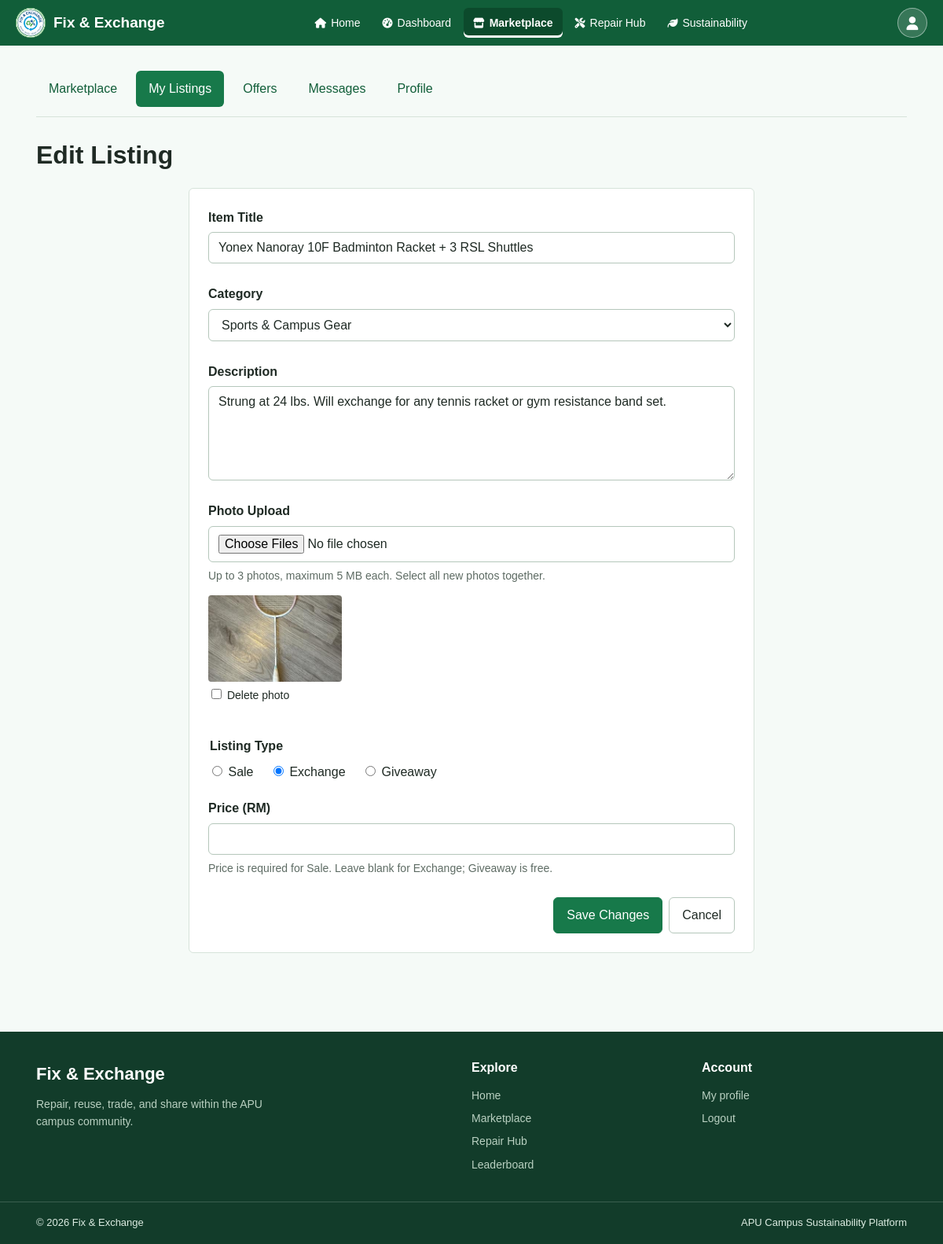
/src/buyer-seller/create-listing.php?listing_id=9 (signed in), run on the app's committed database.
### tables this page shows
CREATE TABLE IF NOT EXISTS item_listings (
    listing_id INT AUTO_INCREMENT PRIMARY KEY,
    seller_id INT NOT NULL,
    category_id INT NOT NULL,
    title VARCHAR(150) NOT NULL,
    description TEXT NOT NULL,
     
    price DECIMAL(10, 2),
     
    listing_type VARCHAR(20) NOT NULL,
     
    status VARCHAR(20) NOT NULL DEFAULT 'Available',
    created_at DATETIME NOT NULL DEFAULT CURRENT_TIMESTAMP,
    FOREIGN KEY (seller_id) REFERENCES users(user_id),
    FOREIGN KEY (category_id) REFERENCES categories(category_id)
);

CREATE TABLE IF NOT EXISTS categories (
    category_id INT AUTO_INCREMENT PRIMARY KEY,
    category_name VARCHAR(100) NOT NULL,
    description TEXT
);

CREATE TABLE IF NOT EXISTS item_images (
    image_id INT AUTO_INCREMENT PRIMARY KEY,
    listing_id INT NOT NULL,
    image_path VARCHAR(255) NOT NULL,
    FOREIGN KEY (listing_id) REFERENCES item_listings(listing_id)
);

### includes/auth-check.php (called while the page is built, shortened)
<?php
if (!function_exists('escape_html')) {
    function escape_html($text): string
    {
        return htmlspecialchars((string) $text, ENT_QUOTES, 'UTF-8');
    }
}

### src/buyer-seller/create-listing.php (the view, shortened to what this page needs)
<?php
$editing = isset($_GET['listing_id']);
require __DIR__ . '/../../includes/auth-check.php';
require __DIR__ . '/../../includes/buyer-seller.php';
$listingId = $editing ? (int) ($_GET['listing_id'] ?? 0) : 0;
$listing = $editing ? get_listing($listingId) : null;
$images = $editing ? get_listing_images($listingId) : [];
$form = $listing ?? [
    'title' => '',
    'category_id' => '',
    'description' => '',
    'listing_type' => 'Sale',
    'price' => '',
];
$statement = mysqli_prepare(
    $conn,
    'SELECT * FROM categories ORDER BY category_name'
);
mysqli_stmt_execute($statement);
$categories = mysqli_fetch_all(mysqli_stmt_get_result($statement), MYSQLI_ASSOC);
$removedIds = [];
require __DIR__ . '/../../includes/header.php';
?>
<section class="section bs-page">
    <div class="container">
        <?php show_buyer_seller_nav(); ?>
        <h1><?= $editing ? 'Edit' : 'Create' ?> Listing</h1>
        <div class="card bs-listing-form">
            <form method="post" enctype="multipart/form-data" class="bs-photo-form">
                <div class="form-group">
                    <label class="form-label" for="title">Item Title</label>
                    <input class="form-control" id="title" name="title" maxlength="150" value="<?= escape_html($form['title']) ?>" placeholder="e.g., Used Engineering Textbook" required>
                </div>
                <div class="form-group">
                    <label class="form-label" for="category_id">Category</label>
                    <select class="form-control" id="category_id" name="category_id" required>
                        <?php foreach ($categories as $category): ?>
                            <option value="<?= (int) $category['category_id'] ?>" <?= (int) $form['category_id'] === (int) $category['category_id'] ? 'selected' : '' ?>><?= escape_html($category['category_name']) ?></option>
                        <?php endforeach; ?>
                    </select>
                </div>
                <div class="form-group">
                    <label class="form-label" for="description">Description</label>
                    <textarea class="form-control form-textarea" id="description" name="description" maxlength="10000" placeholder="Describe your item, including its condition." required><?= escape_html($form['description']) ?></textarea>
                </div>
                <div class="form-group">
                    <label class="form-label" for="photos">Photo Upload</label>
                    <input class="form-control" type="file" id="photos" name="photos[]" accept="image/jpeg,image/png,image/webp" multiple>
                    <p class="form-hint">Up to 3 photos, maximum 5 MB each. Select all new photos together.</p>
                    <div class="bs-photo-previews">
                        <?php foreach ($images as $image): ?>
                            <label class="bs-existing-photo">
                                <?php show_listing_photo($image['image_path'], 'Current item photo', 'bs-thumbnail'); ?>
                                <span>
                                    <input type="checkbox" name="remove_images[]" value="<?= (int) $image['image_id'] ?>" <?= in_array((int) $image['image_id'], $removedIds, true) ? 'checked' : '' ?>> Delete photo</span>
                            </label>
                        <?php endforeach; ?>
                    </div>
                </div>
                <fieldset class="bs-type-fieldset">
                    <legend>Listing Type</legend>
                    <?php foreach (['Sale', 'Exchange', 'Giveaway'] as $type): ?>
                        <label><input type="radio" name="listing_type" value="<?= $type ?>" <?= $form['listing_type'] === $type ? 'checked' : '' ?>> <?= $type ?></label>
                    <?php endforeach; ?>
                </fieldset>
                <div class="form-group">
                    <label class="form-label" for="price">Price (RM)</label>
                    <input class="form-control" type="number" id="price" name="price" min="0.01" max="99999999.99" step="0.01" value="<?= escape_html($form['price']) ?>">
                    <p class="form-hint">Price is required for Sale. Leave blank for Exchange; Giveaway is free.</p>
                </div>
                <div class="form-actions bs-form-actions">
                    <button class="btn btn-primary" <?= !$categories ? 'disabled' : '' ?>><?= $editing ? 'Save Changes' : 'Publish Listing' ?></button>
                    <a class="btn" href="my-listings.php">Cancel</a>
                </div>
            </form>
        </div>
    </div>
</section>
<?php require __DIR__ . '/../../includes/footer.php'; ?>

### includes/buyer-seller.php (shortened to what this page needs)
<?php
function get_listing($id)
{
    global $conn;
    $statement = mysqli_prepare(
        $conn,
        'SELECT l.*, c.category_name, u.full_name AS seller_name
        FROM item_listings l
        JOIN categories c ON c.category_id = l.category_id
        JOIN users u ON u.user_id = l.seller_id
        WHERE l.listing_id = ?'
    );
    mysqli_stmt_bind_param($statement, 'i', $id);
    mysqli_stmt_execute($statement);
    $result = mysqli_stmt_get_result($statement);
    $listing = mysqli_fetch_assoc($result);
    return $listing;
}
function get_listing_images($id)
{
    global $conn;
    $statement = mysqli_prepare(
        $conn,
        'SELECT * FROM item_images WHERE listing_id = ? ORDER BY image_id'
    );
    mysqli_stmt_bind_param($statement, 'i', $id);
    mysqli_stmt_execute($statement);
    $result = mysqli_stmt_get_result($statement);
    return mysqli_fetch_all($result, MYSQLI_ASSOC);
}
function show_listing_photo($path, $alt, $class = '')
{
    if ($path) {
        $url = '/fix-and-exchange/' . $path;
        echo '<img class="' . escape_html($class) . '" src="' . escape_html($url) . '" alt="' . escape_html($alt) . '">';
    } else {
        echo '<div class="bs-no-image ' . escape_html($class) . '">No photo</div>';
    }
}
function show_buyer_seller_nav()
{
    $section = strpos($_SERVER['SCRIPT_NAME'], '/messages/') !== false ? 'messages' : basename($_SERVER['SCRIPT_NAME'], '.php');
    if (in_array($section, ['item-details', 'report-listing'], true)) {
        $section = 'marketplace';
    } elseif ($section === 'create-listing') {
        $section = 'my-listings';
    } elseif ($section === 'create-offer') {
        $section = 'my-offers';
    }
    $links = [
        'marketplace' => ['Marketplace', '/fix-and-exchange/src/buyer-seller/marketplace.php'],
        'my-listings' => ['My Listings', '/fix-and-exchange/src/buyer-seller/my-listings.php'],
        'my-offers' => ['Offers', '/fix-and-exchange/src/buyer-seller/my-offers.php'],
        'messages' => ['Messages', '/fix-and-exchange/src/messages/index.php'],
    ];
    ?>
    <nav class="bs-nav" aria-label="Buyer and seller navigation">
        <?php foreach ($links as $key => $link): ?>
            <a class="<?= $section === $key ? 'bs-active' : '' ?>" href="<?= $link[1] ?>" <?= $section === $key ? 'aria-current="page"' : '' ?>><?= $link[0] ?></a>
        <?php endforeach; ?>
        <a href="/fix-and-exchange/src/account/profile.php">Profile</a>
    </nav>
    <?php
}

### assets/css/style.css (style rules this page uses)
* { box-sizing: border-box; }
body { margin: 0; font-family: Arial, sans-serif; font-size: 16px; line-height: 1.6; color: #1f2a24; background-color: #f5faf7; }
h1 { margin-top: 0; margin-bottom: 16px; line-height: 1.3; font-size: 32px; }
p { margin-top: 0; margin-bottom: 16px; }
a { color: #115e39; }
img { max-width: 100%; height: auto; }
button { font-family: Arial, sans-serif; font-size: 16px; cursor: pointer; }
input { font-family: Arial, sans-serif; font-size: 16px; }
select { font-family: Arial, sans-serif; font-size: 16px; }
textarea { font-family: Arial, sans-serif; font-size: 16px; }
.container { width: 100%; max-width: 1140px; margin: 0 auto; padding: 0 16px; }
.section { padding: 32px 0; }
.btn { display: inline-block; padding: 10px 16px; line-height: 1.5; text-align: center; text-decoration: none; color: #1f2a24; background-color: #ffffff; border: 1px solid #b5c7bb; border-radius: 6px; cursor: pointer; }
.btn-primary { color: #ffffff; background-color: #17794a; border-color: #17794a; }
.form-actions { display: flex; flex-wrap: wrap; gap: 8px; margin-top: 24px; }
.form-group { margin-bottom: 16px; }
.form-label { display: block; margin-bottom: 6px; font-weight: bold; }
.form-control { display: block; width: 100%; padding: 10px 12px; color: #1f2a24; background-color: #ffffff; border: 1px solid #b5c7bb; border-radius: 6px; }
.form-textarea { min-height: 120px; resize: vertical; }
.form-hint { margin: 6px 0 0; font-size: 14px; color: #5d6b63; }
.card { margin-bottom: 16px; background-color: #ffffff; border: 1px solid #d6e3da; border-radius: 6px; }
.bs-page { overflow-wrap: anywhere; }
.bs-page img { display: block; }
.bs-page .card { padding: 24px; }
.bs-nav { display: flex; flex-wrap: wrap; gap: 8px; margin-bottom: 28px; padding-bottom: 12px; border-bottom: 1px solid #d6e3da; }
.bs-nav a, .bs-tabs a { display: inline-block; padding: 10px 16px; text-decoration: none; border-radius: 6px; }
.bs-nav .bs-active, .bs-tabs .bs-active { color: #ffffff; background-color: #17794a; }
.bs-photo-previews { display: flex; flex-wrap: wrap; gap: 12px; margin-top: 14px; }
.bs-thumbnail { width: 90px; height: 90px; object-fit: cover; border-radius: 4px; }
.bs-existing-photo { display: flex; flex-direction: column; gap: 6px; font-size: 14px; }
.bs-photo-form .bs-photo-previews { align-items: flex-end; }
.bs-photo-form #bs-new-photos img:first-child, .bs-photo-form .bs-existing-photo:first-child .bs-thumbnail { width: 170px; height: 110px; }
.bs-listing-form { max-width: 720px; margin: 20px auto; }
.bs-listing-form .form-group { margin-bottom: 26px; }
.bs-type-fieldset { margin: 0 0 20px; padding: 0; border: 0; }
.bs-type-fieldset legend { margin-bottom: 8px; font-weight: bold; }
.bs-type-fieldset label { display: inline-block; margin-right: 16px; }
.bs-form-actions { justify-content: flex-end; }

### data on the page
item_listings: title "Yonex Nanoray 10F Badminton Racket + 3 RSL Shuttles", category_id "Sports & Campus Gear", description "Strung at 24 lbs. Will exchange for any tennis racket or gym resistance band set.", listing_type "☐ Sale", listing_type "☑ Exchange", listing_type "☐ Giveaway"
item_images: image_path (picture)

### other printed values
$link[0] "Marketplace"
$link[0] "My Listings"
$link[0] "Offers"
$link[0] "Messages"
$type "Sale"
$type "Exchange"
$type "Giveaway"
